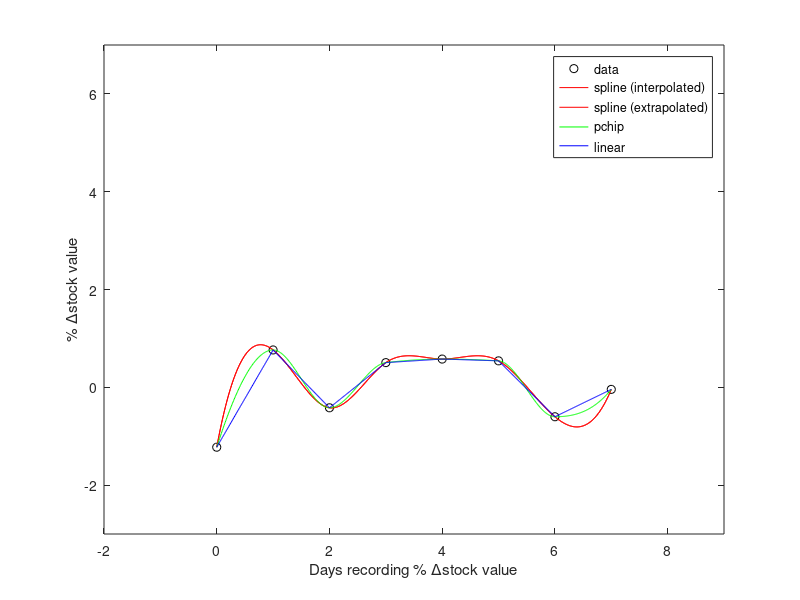

Write MATLAB code to recreate this figure.
t = [0:7];
rng(0); y = randn(size(t));
plot(t,y,'ko');
axis([-2 9 -3 7]);
xlabel('Days recording % \Deltastock value');
ylabel('% \Deltastock value');

t_interpolated = [0:0.01:7];
y_spline_int = interp1(t,y,t_interpolated,'spline');
hold on;
plot(t_interpolated,y_spline_int,'r');

t_extrapolated = [-2:0.01:9];
y_spline_ext = interp1(t,y,t_extrapolated,'spline');
plot(t_extrapolated,y_spline_ext,'r');

y_pchip = interp1(t,y,t_extrapolated,'pchip');
plot(t_extrapolated,y_pchip,'g');

y_lin = interp1(t,y,t_extrapolated,'linear');
plot(t_extrapolated,y_lin,'b');

legend('data','spline (interpolated)','spline (extrapolated)','pchip','linear');